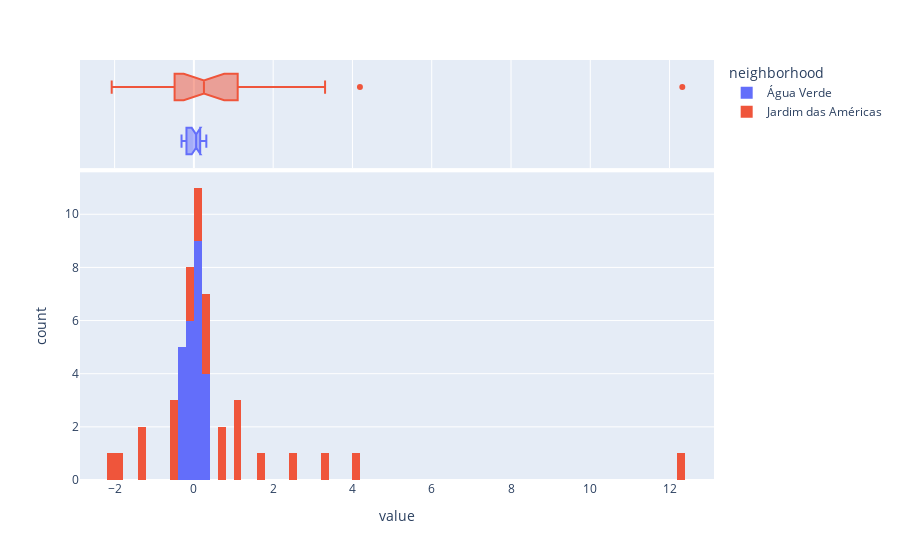

The cell this chart's notebook holds for it:
### Code cell
px.histogram(gdf, 
             x=["mean_gradient_unary","mean_gradient_reconstructed"],
            #  y="tip", 
             color="neighborhood",
                   marginal="box", # or violin, rug
                #    hover_data=df.columns
                # range_x=(0,30),
                width = 900,
                nbins=100,
                   )

### Figure 1 — Plotly figure (JSON) as saved in the notebook; plotly's stock layout.template omitted (floating-point values rounded to 4 significant figures)
{"data": [{"alignmentgroup": "True", "bingroup": "x", "hovertemplate": "neighborhood=Água Verde<br>value=%{x}<br>count=%{y}<extra></extra>", "legendgroup": "Água Verde", "marker": {"color": "#636efa", "pattern": {"shape": ""}}, "name": "Água Verde", "nbinsx": 100, "offsetgroup": "Água Verde", "orientation": "v", "showlegend": true, "type": "histogram", "x": [-0.3119, -0.03138, -0.1348, -0.1941, -0.2265, -0.1808, -0.2271, -0.08679, -0.266, -0.2161, 0.0636, 0.04951, 0.2186, 0.2218, 0.1191, 0.145, 0.109, 0.1445, -0.05867, 0.1821, 0.0833, 0.2251, 0.3138, 0.1731], "xaxis": "x", "yaxis": "y"}, {"alignmentgroup": "True", "hovertemplate": "neighborhood=Água Verde<br>value=%{x}<extra></extra>", "legendgroup": "Água Verde", "marker": {"color": "#636efa"}, "name": "Água Verde", "notched": true, "offsetgroup": "Água Verde", "showlegend": false, "type": "box", "x": [-0.3119, -0.03138, -0.1348, -0.1941, -0.2265, -0.1808, -0.2271, -0.08679, -0.266, -0.2161, 0.0636, 0.04951, 0.2186, 0.2218, 0.1191, 0.145, 0.109, 0.1445, -0.05867, 0.1821, 0.0833, 0.2251, 0.3138, 0.1731], "xaxis": "x2", "yaxis": "y2"}, {"alignmentgroup": "True", "bingroup": "x", "hovertemplate": "neighborhood=Jardim das Américas<br>value=%{x}<br>count=%{y}<extra></extra>", "legendgroup": "Jardim das Américas", "marker": {"color": "#EF553B", "pattern": {"shape": ""}}, "name": "Jardim das Américas", "nbinsx": 100, "offsetgroup": "Jardim das Américas", "orientation": "v", "showlegend": true, "type": "histogram", "x": [0.1653, -1.203, 0.1044, -2.073, 2.595, -0.5361, -0.07287, -0.1378, -1.285, -0.4378, 0.2911, -0.5912, 0.216, 0.3648, 1.115, 1.723, 0.7956, 0.6632, 1.092, -1.837, 12.32, 3.309, 1.095, 4.189], "xaxis": "x", "yaxis": "y"}, {"alignmentgroup": "True", "hovertemplate": "neighborhood=Jardim das Américas<br>value=%{x}<extra></extra>", "legendgroup": "Jardim das Américas", "marker": {"color": "#EF553B"}, "name": "Jardim das Américas", "notched": true, "offsetgroup": "Jardim das Américas", "showlegend": false, "type": "box", "x": [0.1653, -1.203, 0.1044, -2.073, 2.595, -0.5361, -0.07287, -0.1378, -1.285, -0.4378, 0.2911, -0.5912, 0.216, 0.3648, 1.115, 1.723, 0.7956, 0.6632, 1.092, -1.837, 12.32, 3.309, 1.095, 4.189], "xaxis": "x2", "yaxis": "y2"}], "layout": {"barmode": "relative", "legend": {"title": {"text": "neighborhood"}, "tracegroupgap": 0}, "margin": {"t": 60}, "width": 900, "xaxis": {"anchor": "y", "domain": [0, 1], "title": {"text": "value"}}, "xaxis2": {"anchor": "y2", "domain": [0, 1], "matches": "x", "showgrid": true, "showticklabels": false}, "yaxis": {"anchor": "x", "domain": [0, 0.7326], "title": {"text": "count"}}, "yaxis2": {"anchor": "x2", "domain": [0.7426, 1], "matches": "y2", "showgrid": false, "showline": false, "showticklabels": false, "ticks": ""}}}
